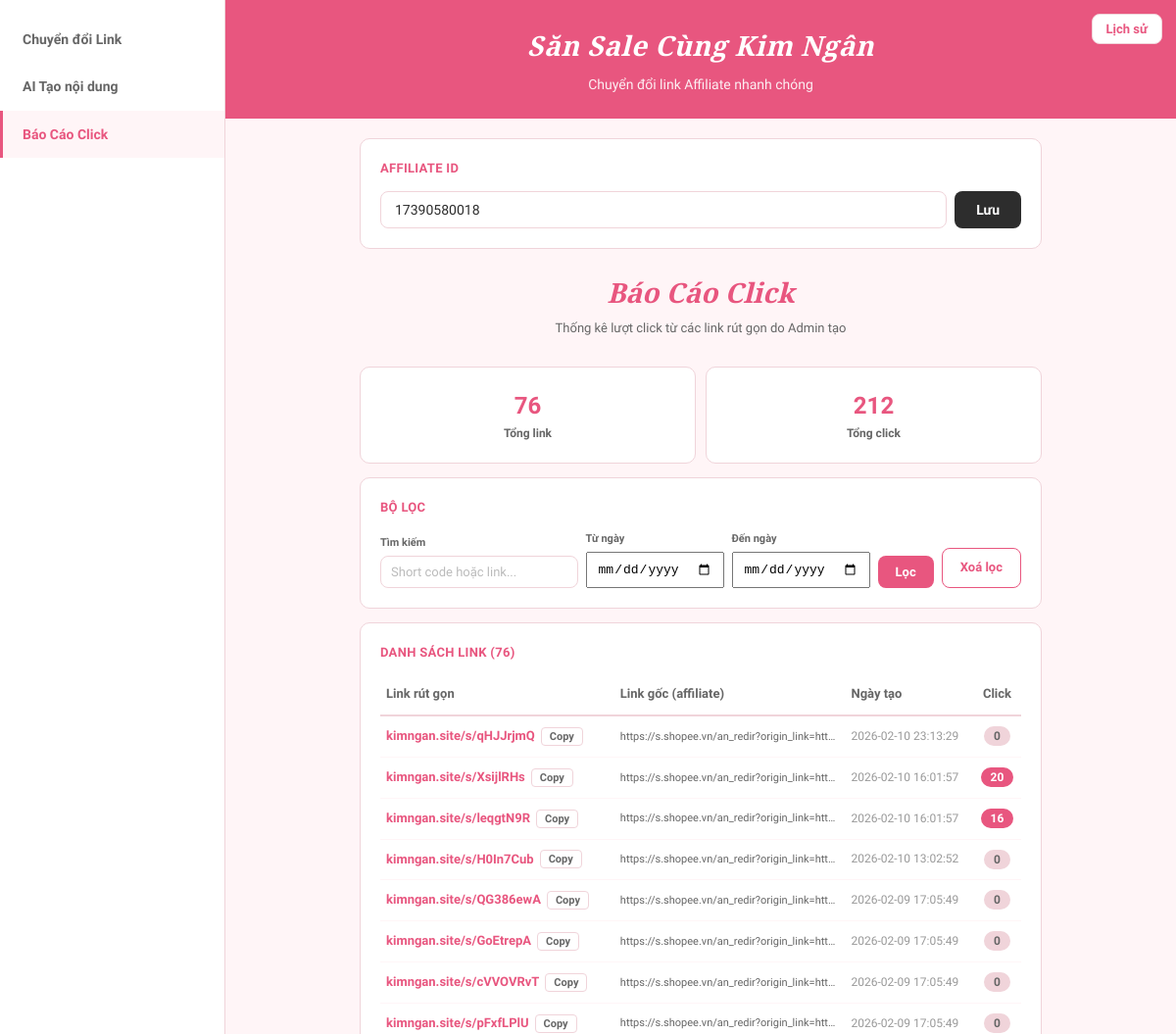
Before: /admin/click-report (signed in, upper part) with the older database file.
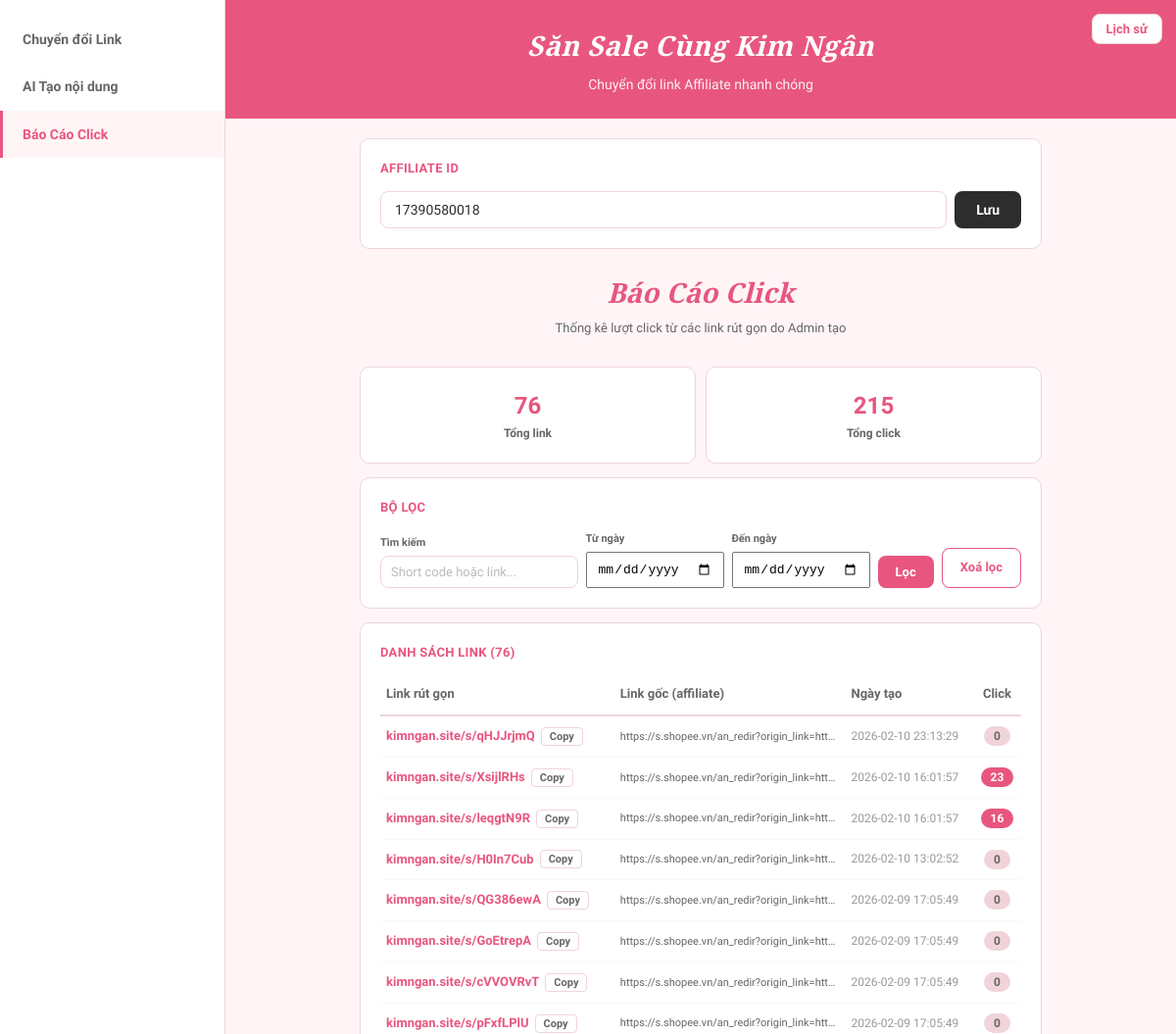
After: the same page with the newer database file.
### tables this page shows
CREATE TABLE short_links (
            id INTEGER PRIMARY KEY AUTOINCREMENT,
            short_code TEXT UNIQUE NOT NULL,
            target_url TEXT NOT NULL,
            created_at TIMESTAMP DEFAULT CURRENT_TIMESTAMP,
            click_count INTEGER DEFAULT 0
        , created_by TEXT DEFAULT NULL);

### app.py (the view)
@app.route("/admin/click-report")
@login_required
def admin_click_report():
    affiliate_id = get_setting("affiliate_id", "")
    search = request.args.get("q", "")
    date_from = request.args.get("from", "")
    date_to = request.args.get("to", "")
    links = get_admin_short_links(search=search, date_from=date_from, date_to=date_to)
    total_clicks = sum(l["click_count"] for l in links)
    return render_template(
        "admin.html",
        page="click-report",
        affiliate_id=affiliate_id,
        user=session.get("user"),
        report_links=links,
        total_clicks=total_clicks,
        total_links=len(links),
        search=search,
        date_from=date_from,
        date_to=date_to,
        short_domain=SHORT_DOMAIN,
    )

### app.py (called while the page is built)
def login_required(f):
    @wraps(f)
    def decorated(*args, **kwargs):
        if "user" not in session:
            return redirect(url_for("login_page"))
        return f(*args, **kwargs)
    return decorated

### database.py (called while the page is built)
def get_db():
    conn = sqlite3.connect(DB_PATH)
    conn.row_factory = sqlite3.Row
    return conn

def get_setting(key, default=""):
    conn = get_db()
    row = conn.execute("SELECT value FROM settings WHERE key = ?", (key,)).fetchone()
    conn.close()
    return row["value"] if row else default

def get_admin_short_links(search="", date_from="", date_to=""):
    conn = get_db()
    query = "SELECT * FROM short_links WHERE created_by IS NOT NULL"
    params = []
    if search:
        query += " AND (short_code LIKE ? OR target_url LIKE ?)"
        params.extend([f"%{search}%", f"%{search}%"])
    if date_from:
        query += " AND date(created_at) >= ?"
        params.append(date_from)
    if date_to:
        query += " AND date(created_at) <= ?"
        params.append(date_to)
    query += " ORDER BY created_at DESC"
    rows = conn.execute(query, params).fetchall()
    conn.close()
    return [dict(r) for r in rows]

### templates/admin.html (shortened to what the changed rows need)
<!DOCTYPE html>
<html lang="vi">
<head>
</head>
<body>
    <main class="main" id="mainContent">
        <div class="main-header">
            <h2>Săn Sale Cùng Kim Ngân</h2>
        </div>
        <div class="main-body">
            {% if page == 'convert-link' %}
            <div class="page-title">
                <h3>Chuyển đổi Link</h3>
                <p>Dán link Shopee &mdash; Nhận link Affiliate ngay</p>
            </div>
            <div class="card">
                <div class="card-title">Nhập Link</div>
                <textarea id="linkInput" placeholder="Dán link Shopee vào đây (mỗi link 1 dòng)..." style="min-height:120px;"></textarea>
                <div class="input-actions">
                    <button class="btn btn-outline" onclick="pasteTo('linkInput','linkStatus')">Paste nhanh</button>
                    <button class="btn btn-primary" id="linkConvertBtn" onclick="convertLink()">Chuyển đổi</button>
                </div>
                <div id="linkStatus" class="status"></div>
            </div>
            <div class="card link-results" id="linkResults">
                <div class="card-title">Kết quả</div>
                <textarea id="linkResultOutput" readonly></textarea>
                <div style="margin-top:10px;">
                    <button class="copy-btn" onclick="copyField('linkResultOutput', this)">Copy tất cả</button>
                </div>
            </div>
            {% elif page == 'click-report' %}
            <div class="page-title">
                <h3>Báo Cáo Click</h3>
                <p>Thống kê lượt click từ các link rút gọn do Admin tạo</p>
            </div>
            <div style="display:flex;gap:10px;margin-bottom:14px;">
                <div class="card" style="flex:1;text-align:center;margin-bottom:0;">
                    <div style="font-size:24px;font-weight:700;color:var(--primary);">{{ total_links }}</div>
                    <div style="font-size:12px;font-weight:600;color:var(--text-sec);">Tổng link</div>
                </div>
                <div class="card" style="flex:1;text-align:center;margin-bottom:0;">
                    <div style="font-size:24px;font-weight:700;color:var(--primary);">{{ total_clicks }}</div>
                    <div style="font-size:12px;font-weight:600;color:var(--text-sec);">Tổng click</div>
                </div>
            </div>
            <div class="card">
                <div class="card-title">Bộ lọc</div>
                <form method="GET" action="/admin/click-report" style="display:flex;gap:8px;flex-wrap:wrap;align-items:flex-end;">
                    <div style="flex:1;min-width:140px;">
                        <label style="font-size:11px;font-weight:700;color:var(--text-sec);display:block;margin-bottom:4px;">Tìm kiếm</label>
                        <input type="text" name="q" placeholder="Short code hoặc link..." value="{{ search }}" style="padding:8px 10px;font-size:13px;">
                    </div>
                    <div style="min-width:130px;">
                        <label style="font-size:11px;font-weight:700;color:var(--text-sec);display:block;margin-bottom:4px;">Từ ngày</label>
                        <input type="date" name="from" value="{{ date_from }}" style="padding:8px 10px;font-size:13px;">
                    </div>
                    <div style="min-width:130px;">
                        <label style="font-size:11px;font-weight:700;color:var(--text-sec);display:block;margin-bottom:4px;">Đến ngày</label>
                        <input type="date" name="to" value="{{ date_to }}" style="padding:8px 10px;font-size:13px;">
                    </div>
                    <button type="submit" class="btn btn-primary" style="padding:9px 18px;font-size:13px;">Lọc</button>
                    <a href="/admin/click-report" class="btn btn-outline" style="padding:9px 18px;font-size:13px;text-decoration:none;text-align:center;">Xoá lọc</a>
                </form>
            </div>
            <div class="card">
                <div class="card-title">Danh sách link ({{ report_links|length }})</div>
                <div style="overflow-x:auto;">
                    <table style="width:100%;border-collapse:collapse;font-size:13px;">
                        <thead>
                            <tr style="border-bottom:2px solid var(--border);text-align:left;">
                                <th style="padding:10px 6px;font-weight:700;color:var(--text-sec);">Link rút gọn</th>
                                <th style="padding:10px 6px;font-weight:700;color:var(--text-sec);">Link gốc (affiliate)</th>
                                <th style="padding:10px 6px;font-weight:700;color:var(--text-sec);">Ngày tạo</th>
                                <th style="padding:10px 6px;font-weight:700;color:var(--text-sec);text-align:center;">Click</th>
                            </tr>
                        </thead>
                        <tbody>
                            {% if report_links %}
                                {% for link in report_links %}
                                <tr style="border-bottom:1px solid var(--primary-bg);">
                                    <td style="padding:10px 6px;">
                                        <div style="display:flex;align-items:center;gap:6px;">
                                            <a href="/s/{{ link.short_code }}" target="_blank" style="color:var(--primary);font-weight:700;text-decoration:none;font-size:13px;">
                                                {{ short_domain }}/s/{{ link.short_code }}
                                            </a>
                                            <button onclick="navigator.clipboard.writeText('https://{{ short_domain }}/s/{{ link.short_code }}');this.textContent='OK!';setTimeout(()=>this.textContent='Copy',1500)" style="background:none;border:1px solid var(--border);border-radius:4px;padding:2px 8px;cursor:pointer;font-size:11px;font-family:'Quicksand',sans-serif;font-weight:600;color:var(--text-sec);">Copy</button>
                                        </div>
                                    </td>
                                    <td style="padding:10px 6px;max-width:220px;overflow:hidden;text-overflow:ellipsis;white-space:nowrap;font-size:11px;color:var(--text-sec);" title="{{ link.target_url }}">
                                        {{ link.target_url[:90] }}{% if link.target_url|length > 90 %}...{% endif %}
                                    </td>
                                    <td style="padding:10px 6px;font-size:12px;color:var(--text-muted);white-space:nowrap;">{{ link.created_at }}</td>
                                    <td style="padding:10px 6px;text-align:center;">
                                        <span style="background:{% if link.click_count > 0 %}var(--primary){% else %}var(--border){% endif %};color:{% if link.click_count > 0 %}#fff{% else %}var(--text-sec){% endif %};padding:3px 10px;border-radius:12px;font-size:12px;font-weight:700;">
                                            {{ link.click_count }}
                                        </span>
                                    </td>
                                </tr>
                                {% endfor %}
                            {% endif %}
                        </tbody>
                    </table>
                </div>
            </div>
            {% endif %}
        </div>
    </main>
</body>
</html>

Changed rows visible on the page:
changed short_links "XsijlRHs": click_count "20" → "23"
Other visible differences:
{{ total_clicks }}: "212" → "215"
